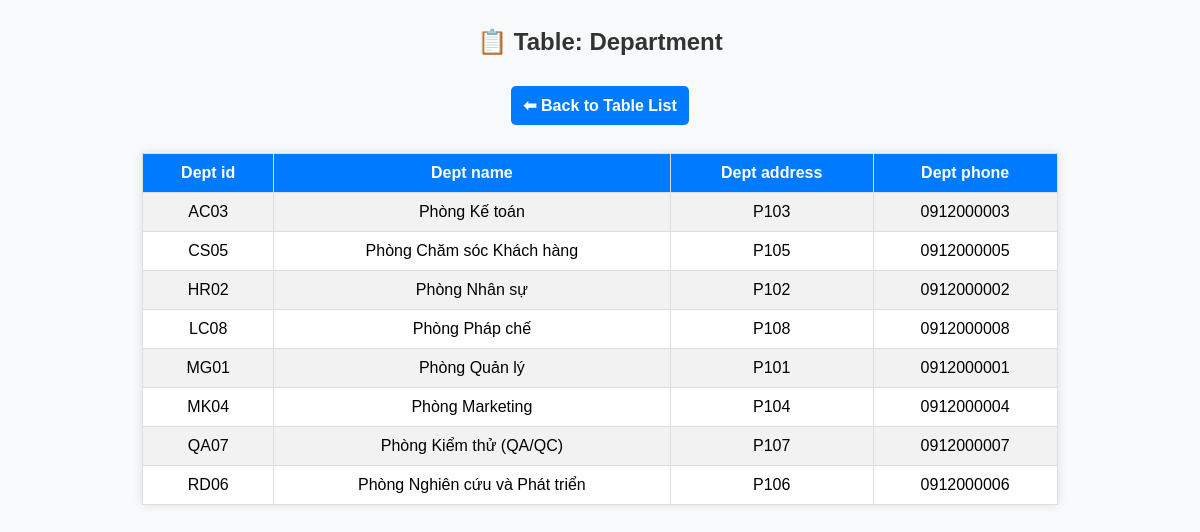
Screenshot of /view_tables.php?table=department with the database file from the repository.
### tables this page shows
create table department(
dept_id char(4) not null,
dept_name varchar(30) not null,
dept_address varchar(20),
dept_phone char(10),
primary key (dept_id)
);

### view_tables.php (the view, shortened to what this page needs)
<?php
include 'connect.php';
if (isset($_GET['table'])) {
    $table = $_GET['table'];
    echo "<h2>📋 Table: " . ucfirst($table) . "</h2>";
    echo "<a href='index.php' class='btn btn-back'>⬅ Back to Table List</a><br><br>";
    $query = "SELECT * FROM $table";
    $result = $conn->query($query);
    if ($result->num_rows > 0) {
        echo "<table border='1'>";
        echo "<tr>";
        $column_names = [
            "emp_id" => "Emp ID",
            "first_name" => "First Name",
            "last_name" => "Last Name",
            "dob" => "Date of Birth",
            "joindate" => "Join Date",
            "gender" => "Gender",
            "position" => "Position",
            "department" => "Department",
            "salary" => "Salary"
        ];
        while ($field = $result->fetch_field()) {
            $col_name = $field->name;
            echo "<th>" . ($column_names[$col_name] ?? ucfirst(str_replace('_', ' ', $col_name))) . "</th>";
        }
        echo "</tr>";
        while ($row = $result->fetch_assoc()) {
            echo "<tr>";
            foreach ($row as $key => $value) {
                echo "<td>{$value}</td>";
            }
            echo "</tr>";
        }
        echo "</table>";
    } else {
        echo "<p>No data available.</p>";
    }
}
?>
<!DOCTYPE html>
<html lang="en">
<head>
</head>
<body>
</body>
</html>

### view_tables.php (style rules this page uses)
body { font-family: Arial, sans-serif; background-color: #f8f9fa; text-align: center; padding: 20px; }
h2 { color: #333; }
.btn { display: inline-block; padding: 10px 12px; text-decoration: none; border-radius: 5px; margin: 10px; font-weight: bold; }
.btn-back { background-color: #007bff; color: white; }
table { width: 80%; margin: auto; border-collapse: collapse; background-color: white; box-shadow: 0px 0px 10px rgba(0, 0, 0, 0.1); }
th, td { border: 1px solid #ddd; padding: 10px 15px; text-align: center; white-space: nowrap; }
th { background-color: #007bff; color: white; font-weight: bold; }
tr:nth-child(even) { background-color: #f2f2f2; }

### rows the page displays
department: dept_id "AC03", dept_name "Phòng Kế toán", dept_address "P103", dept_phone "0912000003"
department: dept_id "CS05", dept_name "Phòng Chăm sóc Khách hàng", dept_address "P105", dept_phone "0912000005"
department: dept_id "HR02", dept_name "Phòng Nhân sự", dept_address "P102", dept_phone "0912000002"
department: dept_id "LC08", dept_name "Phòng Pháp chế", dept_address "P108", dept_phone "0912000008"
department: dept_id "MG01", dept_name "Phòng Quản lý", dept_address "P101", dept_phone "0912000001"
department: dept_id "MK04", dept_name "Phòng Marketing", dept_address "P104", dept_phone "0912000004"
department: dept_id "QA07", dept_name "Phòng Kiểm thử (QA/QC)", dept_address "P107", dept_phone "0912000007"
department: dept_id "RD06", dept_name "Phòng Nghiên cứu và Phát triển", dept_address "P106", dept_phone "0912000006"

### other values shown
$table "Department"
$column_names[$col_name] "Dept id"
$column_names[$col_name] "Dept name"
$column_names[$col_name] "Dept address"
$column_names[$col_name] "Dept phone"
